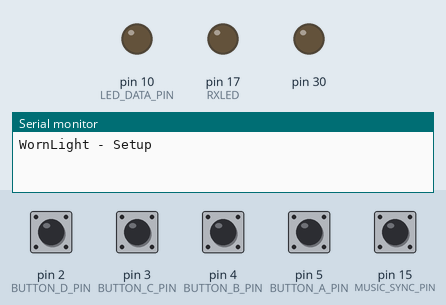
This sketch was run on a simulated Arduino Leonardo, built for the host (arithmetic inside an expression is 32-bit, double 64-bit). Shown: output pins drawn as LEDs (lit = HIGH), the last lines printed to the serial monitor. Inputs (shaded band) come from the test bench; at power-on: pin 2 (BUTTON_D_PIN), pin 3 (BUTTON_C_PIN), pin 4 (BUTTON_B_PIN), pin 5 (BUTTON_A_PIN), pin 15 (MUSIC_SYNC_PIN) HIGH. Random numbers use the default seed unless the sketch sets one.

Above: at 0.1 s.
At 0.7 s:
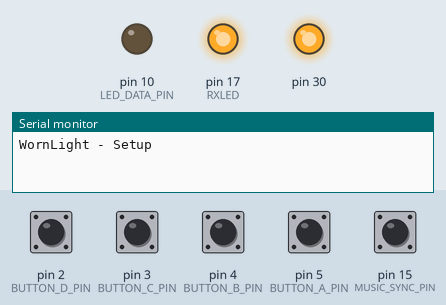
At 5.2 s:
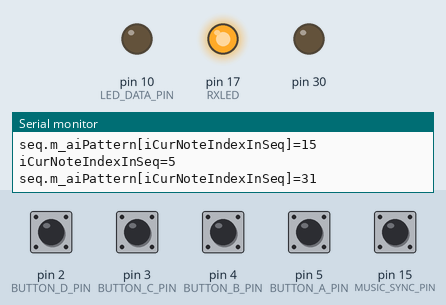
5.3 s: pin 15 (MUSIC_SYNC_PIN) pulled LOW for 0.15 s
Timing chart, 0 to 8.3 s (numbered marks = the images above; inputs shaded):
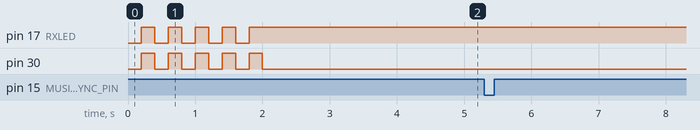

The sketch:

WornLightArduino.ino
```cpp
// (licence header left out)
#include <EEPROM.h>
#include <Adafruit_NeoPixel.h>

// Use Serial to print out debug statements
static bool USE_SERIAL_FOR_DEBUGGING = true;

// Number of LEDs
#define NUM_LEDS 45

// The address in EEPROM for various saved values
//static const int EEPROM_ADDR_NODE_INDEX = 0;

// The current data version of the EEPROM data.  Each time the format changes, increment this
#define CUR_EEPROM_DATA_VERSION 1

// Data pin for Adafruit_NeoPixel
#define LED_DATA_PIN 10

// Create an instance of the Adafruit_NeoPixel class
Adafruit_NeoPixel g_Leds = Adafruit_NeoPixel(NUM_LEDS, LED_DATA_PIN, NEO_GRB + NEO_KHZ800);

// Input pin for music syncing
#define MUSIC_SYNC_PIN 15

// The music sync / rhythm tap button is down
bool g_bMusicSyncDown;

// Input pins for controls
#define BUTTON_A_PIN 5
#define BUTTON_B_PIN 4
#define BUTTON_C_PIN 3
#define BUTTON_D_PIN 2

// Button states
bool g_bButtonADown = false;
bool g_bButtonBDown = false;
bool g_bButtonCDown = false;
bool g_bButtonDDown = false;

// This is the number of init loops to code does to test LEDs
#define NUM_INIT_LOOPS 2

// Lookup map used to linearize LED brightness
static const unsigned char exp_map[256]={
  0,0,0,0,1,1,1,1,1,1,1,1,1,1,1,1,1,1,1,1,1,1,1,1,1,1,
  1,1,1,1,1,1,2,2,2,2,2,2,2,2,2,2,2,2,2,2,2,2,2,2,2,3,
  3,3,3,3,3,3,3,3,3,3,3,3,4,4,4,4,4,4,4,4,4,4,4,5,5,5,
  5,5,5,5,5,6,6,6,6,6,6,6,7,7,7,7,7,7,8,8,8,8,8,8,9,9,
  9,9,10,10,10,10,10,11,11,11,11,12,12,12,13,13,13,13,
  14,14,14,15,15,15,16,16,16,17,17,18,18,18,19,19,20,
  20,20,21,21,22,22,23,23,24,24,25,26,26,27,27,28,29,
  29,30,31,31,32,33,33,34,35,36,36,37,38,39,40,41,42,
  42,43,44,45,46,47,48,50,51,52,53,54,55,57,58,59,60,
  62,63,64,66,67,69,70,72,74,75,77,79,80,82,84,86,88,
  90,91,94,96,98,100,102,104,107,109,111,114,116,119,
  122,124,127,130,133,136,139,142,145,148,151,155,158,
  161,165,169,172,176,180,184,188,192,196,201,205,210,
  214,219,224,229,234,239,244,250,255
};

// Color class
class Color
{
public:
	Color() : m_yR(0), m_yG(0), m_yB(0)
	{
	};

	Color(byte yR, byte yG, byte yB) : m_yR(yR), m_yG(yG), m_yB(yB)
	{
	};

	void Add(Color oColor)
	{
		m_yR += oColor.m_yR;
		m_yG += oColor.m_yG;
		m_yB += oColor.m_yB;
	}

	void AddClamped(Color oColor)
	{
		m_yR = ClampI(m_yR + oColor.m_yR, 0, 255);
		m_yG = ClampI(m_yG + oColor.m_yG, 0, 255);
		m_yB = ClampI(m_yB + oColor.m_yB, 0, 255);
	}

	void Sub(Color oColor)
	{
		m_yR -= oColor.m_yR;
		m_yG -= oColor.m_yG;
		m_yB -= oColor.m_yB;
	}

	void SubClamped(Color oColor)
	{
		m_yR = ClampI(m_yR - oColor.m_yR, 0, 255);
		m_yG = ClampI(m_yG - oColor.m_yG, 0, 255);
		m_yB = ClampI(m_yB - oColor.m_yB, 0, 255);
	}

	void Lighten(Color oColor)
	{
		if(oColor.m_yR > m_yR) m_yR = oColor.m_yR;
		if(oColor.m_yG > m_yG) m_yG = oColor.m_yG;
		if(oColor.m_yB > m_yB) m_yB = oColor.m_yB;
	}

	void Mult(float fMult)
	{
		m_yR = byte(float(m_yR) * fMult);
		m_yG = byte(float(m_yG) * fMult);
		m_yB = byte(float(m_yB) * fMult);
	}

	byte m_yR;
	byte m_yG;
	byte m_yB;
};

// Light sequence deef
#define MAX_SEQ_SIZE 128 // 64?
struct Sequence
{
	int m_bActive;
	int m_iNumNotes;
	int m_iNumMeasures;
	int* m_aiPattern;
	Color m_oOnColor;
	Color m_oFadeColor;
	Color m_aoOutColors[NUM_LEDS];
	int m_iLastNoteIndex;

	Sequence() : m_bActive(false), m_iNumNotes(4), m_iNumMeasures(1), m_oOnColor(255,255,255), m_oFadeColor(1,1,1), m_iLastNoteIndex(-1)
	{
		memset(m_aoOutColors, 0, NUM_LEDS * sizeof(Color));
	}
};

// Hard coded patterns
////static int aiSeq0[] = {23,31,42,20,24,32,21,40,23,31,25,20,34,42,21,-1,-2};
//static int aiSeq0[] = {54,40,55,47,42,50,45,46,44,51,43,49,48,52,53,41,-2};
//static int aiSeq1[] = {0,1,2,3,4,5,6,7,8,9,10,11,12,13,14,15,16,15,14,13,12,11,10,9,8,7,6,5,4,3,2,1,-2};
////static int aiSeq2[] = {59,58,57,56,55,54,53,52,51,50,49,48,47,46,45,44,43,42,41,40,39,38,37,36,35,34,33,32,31,30,29,28,27,26,25,24,23,22,21,20,19,18,17,16,15,14,13,12,11,10,9,8,7,6,5,4,3,2,1,0,59,58,57,56,55,54,53,52,51,50,49,48,47,46,45,44,43,42,41,40,39,38,37,36,35,34,33,32,31,30,29,28,27,26,25,24,23,22,21,20,19,18,17,16,15,14,13,12,11,10,9,8,7,6,5,4,3,2,1,0,-2};
//static int aiSeq2[] = {20,25,30,35,-2};

// Eighth notes (32)
//// random (odds)
static int aiSeq0[] = {27,17,21,25,13,23,17,11,15,21,5,9,7,15,17,11,25,9,19,23,5,21,9,21,7,13,17,9,25,15,7,13,-2};
// Cylon sweep
//static int aiSeq0[] = {3,4,5,6,7,8,9,10,11,12,13,14,15,16,17,18,19,20,21,22,23,24,25,26,27,26,25,24,23,22,21,20,19,18,17,16,15,14,13,12,11,10,9,8,7,6,5,4,-2};

// Half notes (8)
//static int aiSeq1[] = {17,15,12,9,26,6,8,24,-2};
//static int aiSeq1[] = {16,14,11,8,25,5,7,23,-2};
//static int aiSeq1[] = {2,6,10,14,18,22,20,12,-2};
//static int aiSeq1[] = {-1,16,-1,18,-1,20,-1,22,-1,24,-1,22,-1,20,-1,18,-2};
static int aiSeq1[] = {-1,28,-1,28,-2};

// Quarter notes (16)
//static int aiSeq2[] = {16,21,14,19,11,5,8,4,25,22,5,24,7,18,23,6,-2};
//static int aiSeq2[] = {2,4,6,8,10,12,14,16,18,20,22,24,20,16,12,8,-2};
//static int aiSeq2[] = {4,16,6,18,8,20,10,22,12,24,10,22,8,20,6,18,-2};
//static int aiSeq2[] = {27,27,27,27,-2};
//static int aiSeq2[] = {33,33,33,33,-2};
static int aiSeq2[] = {33,36,33,38,33,31,33,35,-2};

// Quarter notes 2
//static int aiSeq3[] = {36,36,36,36,-2};

// Fire test
//static int aiSeq3[] = {34,37,38,40,42,31,35,36,32,41,39,33,42,36,40,37,31,41,38,33,34,35,32,39,-2};
static int aiSeq3[] = {36,32,35,33,34,33,36,35,34,32,33,35,36,32,34,32,36,34,35,33,36,32,35,33,34,33,-2};

// TEMP_CL
static int iRotateTicks = 0;

// Sequences
#define NUM_SEQ 4
struct Sequence g_aSeq[NUM_SEQ];

// Measure time in ms - at some point make this defined by user input beat tapping
int g_MeasureTimeInMS = 3010;

// The note index in the sequence in the last loop
int g_iLastNoteIndexInSeq;

// Total LED brightness
Color g_aoLEDColors[NUM_LEDS];

// Time offset used to let user sync to music
unsigned long g_iMusicTimeOffset;

// The last time time in MS
unsigned long g_iLastSyncTapTimeMS;

// The number of taps we've counted so far for beat matching
int g_iNumTapsForRhythm;

// The time we started tapping to beat match
unsigned long g_iTappingStartTimeMS;

// Different states based on input
bool g_bNewLights = true;
bool g_bBackgroundLights = true;
bool g_bBackgroundLightsPulse = true;
bool g_bSeqLights = true;
int g_iColorMapping = 0;


void setup()
{
	if(USE_SERIAL_FOR_DEBUGGING)
	{
		// setup debugging serial port (over USB cable) at 9600 bps
		Serial.begin(9600);
		Serial.println("WornLight - Setup");
	}

	// Flash the on board LEDs as a test
	int RXLED = 17;  // The RX LED has a defined Arduino pin
	pinMode(RXLED, OUTPUT);  // Set RX LED as an output
	for(int i = 0; i < 5; i++)
	{
		digitalWrite(RXLED, LOW);   // set the LED on
		TXLED0; //TX LED is not tied to a normally controlled pin
		delay(200);
		digitalWrite(RXLED, HIGH);    // set the LED off
		TXLED1;
		delay(200);
	}
	TXLED0;

	// Read in settings from EPROM
	ReadSettingsFromEEPROM();

	// Init LED values
	memset(g_aoLEDColors, 0, NUM_LEDS * sizeof(Color));

	// Init music sync
	g_iMusicTimeOffset = 0;

	// Init sequences
	int nSeq = 0;
	int nPattern = 0;

	// 0
	g_aSeq[nSeq].m_bActive = true;
	g_aSeq[nSeq].m_iNumMeasures = 4;
	g_aSeq[nSeq].m_aiPattern = aiSeq0;
	for(g_aSeq[nSeq].m_iNumNotes = 0; g_aSeq[nSeq].m_iNumNotes < MAX_SEQ_SIZE; g_aSeq[nSeq].m_iNumNotes++)
	{
		if(g_aSeq[nSeq].m_aiPattern[g_aSeq[nSeq].m_iNumNotes] == -2)
			break;
	}
	g_aSeq[nSeq].m_oOnColor = Color(222,100,100);
	g_aSeq[nSeq].m_oFadeColor = Color(6,9,9);
	nSeq++;

	// 1
	g_aSeq[nSeq].m_bActive = true;
	g_aSeq[nSeq].m_iNumMeasures = 1;
	g_aSeq[nSeq].m_aiPattern = aiSeq1;
	for(g_aSeq[nSeq].m_iNumNotes = 0; g_aSeq[nSeq].m_iNumNotes < MAX_SEQ_SIZE; g_aSeq[nSeq].m_iNumNotes++)
	{
		if(g_aSeq[nSeq].m_aiPattern[g_aSeq[nSeq].m_iNumNotes] == -2)
			break;
	}
	g_aSeq[nSeq].m_oOnColor = Color(255,255,255);
	g_aSeq[nSeq].m_oFadeColor = Color(6,6,6);
	nSeq++;

	// 2
	g_aSeq[nSeq].m_bActive = true;
	g_aSeq[nSeq].m_iNumMeasures = 1;
	g_aSeq[nSeq].m_aiPattern = aiSeq2;
	for(g_aSeq[nSeq].m_iNumNotes = 0; g_aSeq[nSeq].m_iNumNotes < MAX_SEQ_SIZE; g_aSeq[nSeq].m_iNumNotes++)
	{
		if(g_aSeq[nSeq].m_aiPattern[g_aSeq[nSeq].m_iNumNotes] == -2)
			break;
	}
	g_aSeq[nSeq].m_oOnColor = Color(222,100,100);
	g_aSeq[nSeq].m_oFadeColor = Color(6,9,9);
	nSeq++;

	// 3
	g_aSeq[nSeq].m_bActive = true;
	g_aSeq[nSeq].m_iNumMeasures = 1;
	g_aSeq[nSeq].m_aiPattern = aiSeq3;
	for(g_aSeq[nSeq].m_iNumNotes = 0; g_aSeq[nSeq].m_iNumNotes < MAX_SEQ_SIZE; g_aSeq[nSeq].m_iNumNotes++)
	{
		if(g_aSeq[nSeq].m_aiPattern[g_aSeq[nSeq].m_iNumNotes] == -2)
			break;
	}
	g_aSeq[nSeq].m_oOnColor = Color(255,220,150);
	g_aSeq[nSeq].m_oFadeColor = Color(2,3,4);
	nSeq++;


	// Init NeoPixel
	g_Leds.begin();  // Call this to start up the LED strip.
	clearLEDs();     // This function, defined below, turns all LEDs off...
	g_Leds.show();   // ...but the LEDs don't actually update until you call this.

	// Setup input pins
	pinMode(MUSIC_SYNC_PIN, INPUT_PULLUP);
	pinMode(BUTTON_A_PIN, INPUT_PULLUP);
	pinMode(BUTTON_B_PIN, INPUT_PULLUP);
	pinMode(BUTTON_C_PIN, INPUT_PULLUP);
	pinMode(BUTTON_D_PIN, INPUT_PULLUP);

 	// Do a simple startup sequence to test LEDs
	for(int nTest = 0; nTest < NUM_INIT_LOOPS; nTest++)
	{
		int nLED;
		for(nLED = 0; nLED < NUM_LEDS; nLED+=3)
		{
			g_Leds.setPixelColor(nLED, 0xFFFFFF);
		}
		g_Leds.show();
		delay(500);
		for(nLED = 0; nLED < NUM_LEDS; nLED++)
		{
			g_Leds.setPixelColor(nLED, 0);
		}
		g_Leds.show();
		delay(500);
	}
}


// Sets all LEDs to off, but DOES NOT update the display;
// call show() to actually turn them off after this.
void clearLEDs()
{
	for (int i = 0; i < NUM_LEDS; i++)
	{
		g_Leds.setPixelColor(i, 0);
	}
}


void ReadSettingsFromEEPROM()
{
	//int ySavedDataVersion = EEPROM.read(EEPROM_ADDR_DATA_VERSION);

	if(USE_SERIAL_FOR_DEBUGGING)
	{
		Serial.println("Settings from EEPROM:");
		//Serial.print("fMinSpeed=");
		//Serial.println(fMinSpeed);
	}
}


// Clamp function - float
float ClampF(float fVal, float fMin, float fMax)
{
	if(fVal < fMin)
	{
		fVal = fMin;
	}
	else if(fVal > fMax)
	{
		fVal = fMax;
	}

	return fVal;
}

// Clamp function - int
int ClampI(int iVal, int iMin, int iMax)
{
	if(iVal < iMin)
	{
		iVal = iMin;
	}
	else if(iVal > iMax)
	{
		iVal = iMax;
	}

	return iVal;
}


void UpdateSeq(unsigned long iCurTime, struct Sequence &seq)
{
	// Get current note
	unsigned long iCurTimeInSeq = iCurTime % (g_MeasureTimeInMS * seq.m_iNumMeasures);
	unsigned long iCurNoteIndexInSeq = (iCurTimeInSeq * seq.m_iNumNotes) / (g_MeasureTimeInMS * seq.m_iNumMeasures);

	// Check if we just advanced to a new note
	bool bNewNote = false;
	if(iCurNoteIndexInSeq != seq.m_iLastNoteIndex)
	{
		bNewNote = true;
		if(USE_SERIAL_FOR_DEBUGGING)
		{
			Serial.print("iCurNoteIndexInSeq="); Serial.println(iCurNoteIndexInSeq);
		}
	}

	// Assign g_iLastNoteIndexInSeq
	seq.m_iLastNoteIndex = iCurNoteIndexInSeq;

	// If we have a new note in the sequence, display it on the correct LED
	if(bNewNote && seq.m_aiPattern[iCurNoteIndexInSeq] >= 0)
	{
		if(USE_SERIAL_FOR_DEBUGGING)
		{
			Serial.print("seq.m_aiPattern[iCurNoteIndexInSeq]="); Serial.println(seq.m_aiPattern[iCurNoteIndexInSeq]);
		}
		seq.m_aoOutColors[seq.m_aiPattern[iCurNoteIndexInSeq]] = seq.m_oOnColor;
	}
}

// TEMP_CL - Fire
void UpdateSeqFire(unsigned long iCurTime, struct Sequence &seq)
{
	//// Get current note
	//unsigned long iCurTimeInSeq = iCurTime % (g_MeasureTimeInMS * seq.m_iNumMeasures);
	//unsigned long iCurNoteIndexInSeq = (iCurTimeInSeq * seq.m_iNumNotes) / (g_MeasureTimeInMS * seq.m_iNumMeasures);

	//// Check if we just advanced to a new note
	//bool bNewNote = false;
	//if(iCurNoteIndexInSeq != seq.m_iLastNoteIndex)
	//{
	//	bNewNote = true;
	//	if(USE_SERIAL_FOR_DEBUGGING)
	//	{
	//		Serial.print("iCurNoteIndexInSeq="); Serial.println(iCurNoteIndexInSeq);
	//	}
	//}

	//// Assign g_iLastNoteIndexInSeq
	//seq.m_iLastNoteIndex = iCurNoteIndexInSeq;

	//// If we have a new note in the sequence, display it on the correct LED
	//if(bNewNote && seq.m_aiPattern[iCurNoteIndexInSeq] >= 0)

	int iMinLEDIndex = 1;
	int iMaxLEDIndex = 43;

	//// rotate
	//iRotateTicks++;
	//if((iRotateTicks % 10) == 0)
	//{
	//	byte yFirstValueR = seq.m_ayOutValuesR[iMinLEDIndex];
	//	for(int nLED = iMinLEDIndex; nLED < iMaxLEDIndex-1; nLED++)
	//	{
	//		seq.m_ayOutValuesR[nLED] = seq.m_ayOutValuesR[nLED+1];
	//	}
	//	seq.m_ayOutValuesR[iMaxLEDIndex-1] = yFirstValueR;

	//	byte yFirstValueG = seq.m_ayOutValuesG[iMinLEDIndex];
	//	for(int nLED = iMinLEDIndex; nLED < iMaxLEDIndex-1; nLED++)
	//	{
	//		seq.m_ayOutValuesG[nLED] = seq.m_ayOutValuesG[nLED+1];
	//	}
	//	seq.m_ayOutValuesR[iMaxLEDIndex-1] = yFirstValueG;

	//	byte yFirstValueB = seq.m_ayOutValuesB[iMinLEDIndex];
	//	for(int nLED = iMinLEDIndex; nLED < iMaxLEDIndex-1; nLED++)
	//	{
	//		seq.m_ayOutValuesB[nLED] = seq.m_ayOutValuesB[nLED+1];
	//	}
	//	seq.m_ayOutValuesR[iMaxLEDIndex-1] = yFirstValueB;
	//}

	static const int iNumFirePoints = 8;
	static int aFirePoints[iNumFirePoints];
	static int iCyclesTillNewPoints = 0;
	static const int iFirePointsRefreshCycles = 5;

	if(iCyclesTillNewPoints <= 0)
	{
		for(int i = 0; i < iNumFirePoints; i++)
		{
			aFirePoints[i] = random(iMinLEDIndex,iMaxLEDIndex);
		}

		iCyclesTillNewPoints = iFirePointsRefreshCycles;
	}
	iCyclesTillNewPoints--;

	if(true)
	{
		// TEMP_CL - don't use the pattern just pick some random LEDs in the range from 32-36
		// also add to what is there, don't overwrite
		for(int i = 0; i < iNumFirePoints; i++)
		{
			int nLED = aFirePoints[i];
			seq.m_aoOutColors[nLED].m_yR = ClampI(seq.m_oOnColor.m_yR / 20 + seq.m_aoOutColors[nLED].m_yR, 0, seq.m_oOnColor.m_yR);
			seq.m_aoOutColors[nLED].m_yG = ClampI(seq.m_oOnColor.m_yG / 20 + seq.m_aoOutColors[nLED].m_yG, 0, seq.m_oOnColor.m_yG);
			seq.m_aoOutColors[nLED].m_yB = ClampI(seq.m_oOnColor.m_yB / 20 + seq.m_aoOutColors[nLED].m_yB, 0, seq.m_oOnColor.m_yB);
		}
	}

	// Fade
    for(int nLED = iMinLEDIndex; nLED < iMaxLEDIndex; nLED++)
    {
		seq.m_aoOutColors[nLED].SubClamped(seq.m_oFadeColor);
	}
}


void loop()
{
	// Get the raw current time (after all the sensor and LED stuff)
	unsigned long iRawTime = millis();

	// Get button presses
	bool g_bButtonADownOld = g_bButtonADown;
	bool g_bButtonBDownOld = g_bButtonBDown;
	bool g_bButtonCDownOld = g_bButtonCDown;
	bool g_bButtonDDownOld = g_bButtonDDown;
	g_bButtonADown = !digitalRead(BUTTON_A_PIN);
	g_bButtonBDown = !digitalRead(BUTTON_B_PIN);
	g_bButtonCDown = !digitalRead(BUTTON_C_PIN);
	g_bButtonDDown = !digitalRead(BUTTON_D_PIN);
	bool bButtonAPressed = g_bButtonADown && !g_bButtonADownOld;
	bool bButtonBPressed = g_bButtonBDown && !g_bButtonBDownOld;
	bool bButtonCPressed = g_bButtonCDown && !g_bButtonCDownOld;
	bool bButtonDPressed = g_bButtonDDown && !g_bButtonDDownOld;

	// Change state based on in button pressed
	if(bButtonAPressed) g_bBackgroundLights      = !g_bBackgroundLights;
	if(bButtonBPressed) g_bBackgroundLightsPulse = !g_bBackgroundLightsPulse;
	// TEMP_CL if(bButtonCPressed) g_bNewLights             = !g_bNewLights;
	if(bButtonCPressed) g_iColorMapping = (g_iColorMapping + 1) % 7;
	if(bButtonDPressed) g_bSeqLights             = !g_bSeqLights;

	// Check for sync / rhythm tap
	bool bOldMusicSyncDown = g_bMusicSyncDown;
	g_bMusicSyncDown = !digitalRead(MUSIC_SYNC_PIN);
	bool bFirstTap = false; // TEMP_CL
	if(g_bMusicSyncDown && !bOldMusicSyncDown)
	{
		unsigned long iTimeSinceLastSyncTapMS = iRawTime - g_iLastSyncTapTimeMS;

		// If we just get one tap after no recent taps we are either resyncing the beat but not trying to define a new one,
		// or starting to tap out a new beat.  Either way, restart time and start counting taps.
		if(iTimeSinceLastSyncTapMS > g_MeasureTimeInMS)
		{
			g_iMusicTimeOffset = iRawTime;
			g_iNumTapsForRhythm = 0;
			g_iTappingStartTimeMS = iRawTime;

			bFirstTap = true;
		}
		// If we are tapping regularly, we are trying to redefine the existing beat
		else
		{
			// Increment the beat counter
			g_iNumTapsForRhythm++;

			// Get new measure time (assuming we are tapping quater notes and are in 4/4 time)
			g_MeasureTimeInMS = (iRawTime - g_iTappingStartTimeMS) / g_iNumTapsForRhythm * 4;
		}

		g_iLastSyncTapTimeMS = iRawTime;
	}

	// Set current time now that our offest is adjusted
	unsigned long iCurTime = iRawTime - g_iMusicTimeOffset;

	// Updates sequences
	if(g_bNewLights)
	{
		for(int i = 0; i < NUM_SEQ; i++)
		{
			if(g_aSeq[i].m_bActive)
			{
				if(i == 3)
				{
					UpdateSeqFire(iCurTime, g_aSeq[i]);
				}
				else if(g_bSeqLights || i == 1)
				{
					UpdateSeq(iCurTime, g_aSeq[i]);
				}
			}
		}
	}

	// Display the light values
    for(int nLED = 0; nLED < NUM_LEDS; nLED++)
    {
		g_aoLEDColors[nLED] = Color(0,0,0);

		for(int nSeq = 0; nSeq < NUM_SEQ; nSeq++)
		{
			if(nSeq == 3 && !g_bBackgroundLights)
			{
				continue;
			}

			Color oOutColor = g_aSeq[nSeq].m_aoOutColors[nLED];

			if(nSeq == 3)
			{
				if(g_bBackgroundLightsPulse)
					oOutColor.Mult( 0.5 * (float)g_aSeq[1].m_aoOutColors[28].m_yR / 255.0); // TEMP_CL - fix this hardcoding
				else
					oOutColor.Mult(0.5);
			}

			g_aoLEDColors[nLED].Lighten(oOutColor);

			if(nSeq != 3)
			{
				g_aSeq[nSeq].m_aoOutColors[nLED].SubClamped(g_aSeq[nSeq].m_oFadeColor);
			}
		}

		//// TEMP_CL
		//if(nLED < 10 && g_bMusicSyncDown && !bOldMusicSyncDown)
		//{
		//	if(bFirstTap)
		//	{
		//		g_Leds.setPixelColor(nLED, 255, 255, 255);
		//	}
		//	else
		//	{
		//		g_Leds.setPixelColor(nLED, 255, 0, 0);
		//	}
		//}

		if(g_aoLEDColors[nLED].m_yR > 0 || g_aoLEDColors[nLED].m_yG > 0 || g_aoLEDColors[nLED].m_yB > 0)
		{
			// Remap brightness values
			byte yR = exp_map[g_aoLEDColors[nLED].m_yR];
			byte yG = exp_map[g_aoLEDColors[nLED].m_yG];
			byte yB = exp_map[g_aoLEDColors[nLED].m_yB];

			// Set pixel color based on current setting of color mapping
			switch(g_iColorMapping)
			{
				case 0: g_Leds.setPixelColor(nLED, yR, yG, yB); break;
				case 1: g_Leds.setPixelColor(nLED, yR, yB, yG); break;
				case 2: g_Leds.setPixelColor(nLED, yG, yR, yB); break;
				case 3: g_Leds.setPixelColor(nLED, yG, yB, yR); break;
				case 4: g_Leds.setPixelColor(nLED, yB, yR, yG); break;
				case 5: g_Leds.setPixelColor(nLED, yB, yG, yR); break;
				case 6: g_Leds.setPixelColor(nLED, yR, yR, yR); break; // White
			}
		}
		else
		{
			// Turn off LED
			g_Leds.setPixelColor(nLED, 0);
		}
	}
	g_Leds.show();

	// Maybe a delay would be nice?
	delay(10);
}
```
